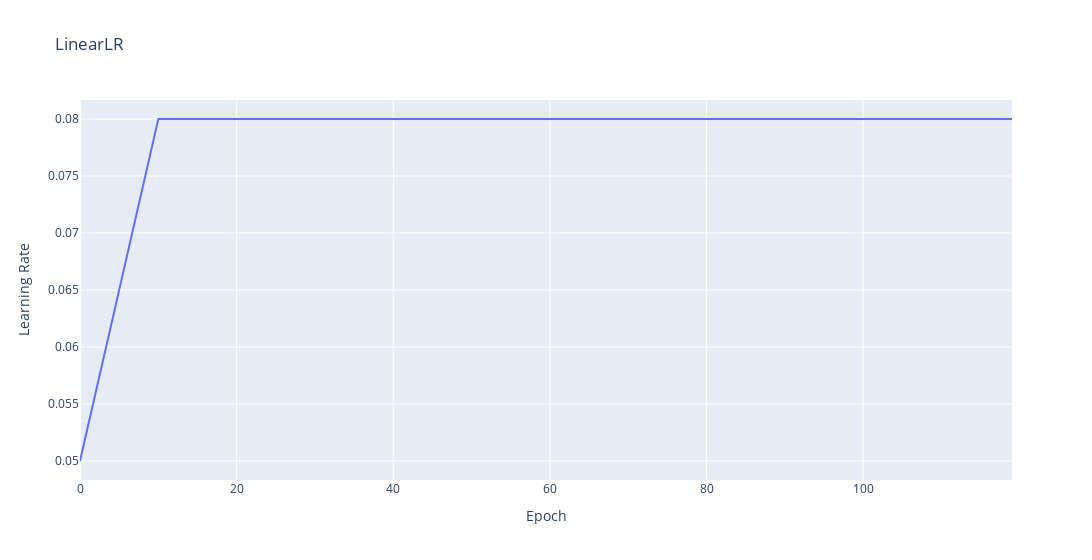

Here is the notebook cell this chart was saved with:
### Markdown cell above
https://pytorch.org/docs/stable/generated/torch.optim.lr_scheduler.LinearLR.html#torch.optim.lr_scheduler.LinearLR
scheduler = LinearLR(self.opt, start_factor=0.5, total_iters=4)

### Code cell
show_learning_rate_curve(
    torch.optim.lr_scheduler.LinearLR,
    {'start_factor': 0.5, 'end_factor': 0.8, 'total_iters':10}
)

### Figure 1 — Plotly figure (JSON) as saved in the notebook; plotly's stock layout.template omitted (floating-point values rounded to 4 significant figures)
{"data": [{"hovertemplate": "Epoch=%{x}<br>Learning Rate=%{y}<extra></extra>", "legendgroup": "", "line": {"color": "#636efa", "dash": "solid"}, "marker": {"symbol": "circle"}, "mode": "lines", "name": "", "orientation": "v", "showlegend": false, "type": "scatter", "x": [0, 1, 2, 3, 4, 5, 6, 7, 8, 9, 10, 11, 12, 13, 14, 15, 16, 17, 18, 19, 20, 21, 22, 23, 24, 25, 26, 27, 28, 29, 30, 31, 32, 33, 34, 35, 36, 37, 38, 39, 40, 41, 42, 43, 44, 45, 46, 47, 48, 49, 50, 51, 52, 53, 54, 55, 56, 57, 58, 59, 60, 61, 62, 63, 64, 65, 66, 67, 68, 69, 70, 71, 72, 73, 74, 75, 76, 77, 78, 79, 80, 81, 82, 83, 84, 85, 86, 87, 88, 89, 90, 91, 92, 93, 94, 95, 96, 97, 98, 99, 100, 101, 102, 103, 104, 105, 106, 107, 108, 109, 110, 111, 112, 113, 114, 115, 116, 117, 118, 119], "xaxis": "x", "y": [0.05, 0.053, 0.056, 0.059, 0.062, 0.065, 0.068, 0.071, 0.074, 0.077, 0.08, 0.08, 0.08, 0.08, 0.08, 0.08, 0.08, 0.08, 0.08, 0.08, 0.08, 0.08, 0.08, 0.08, 0.08, 0.08, 0.08, 0.08, 0.08, 0.08, 0.08, 0.08, 0.08, 0.08, 0.08, 0.08, 0.08, 0.08, 0.08, 0.08, 0.08, 0.08, 0.08, 0.08, 0.08, 0.08, 0.08, 0.08, 0.08, 0.08, 0.08, 0.08, 0.08, 0.08, 0.08, 0.08, 0.08, 0.08, 0.08, 0.08, 0.08, 0.08, 0.08, 0.08, 0.08, 0.08, 0.08, 0.08, 0.08, 0.08, 0.08, 0.08, 0.08, 0.08, 0.08, 0.08, 0.08, 0.08, 0.08, 0.08, 0.08, 0.08, 0.08, 0.08, 0.08, 0.08, 0.08, 0.08, 0.08, 0.08, 0.08, 0.08, 0.08, 0.08, 0.08, 0.08, 0.08, 0.08, 0.08, 0.08, 0.08, 0.08, 0.08, 0.08, 0.08, 0.08, 0.08, 0.08, 0.08, 0.08, 0.08, 0.08, 0.08, 0.08, 0.08, 0.08, 0.08, 0.08, 0.08, 0.08], "yaxis": "y"}], "layout": {"legend": {"tracegroupgap": 0}, "title": {"text": "LinearLR"}, "width": 1200, "xaxis": {"anchor": "y", "domain": [0, 1], "title": {"text": "Epoch"}}, "yaxis": {"anchor": "x", "domain": [0, 1], "title": {"text": "Learning Rate"}}}}
